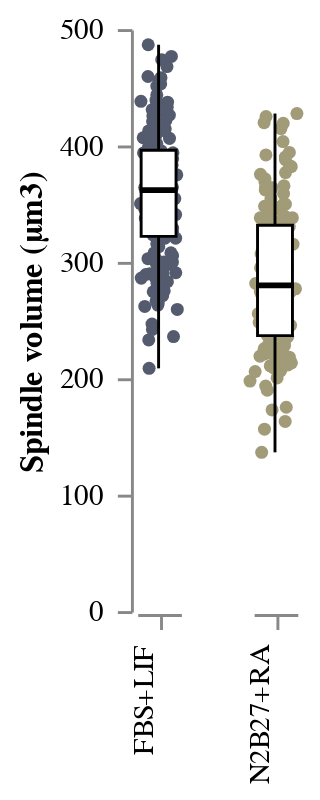

Notebook cell for this chart:
### Code cell
STRIP_Spindle_Volumes = stripbox(
    data = df, 
    x = "Condition:N", 
    y = "Spindle_Volume_um3", 
    y_title = "Spindle volume (µm3)",
    colour = "Condition:N"
)
STRIP_Spindle_Volumes

### Figure 1 — Vega-Lite specification as saved in the notebook (floating-point values rounded to 4 significant figures; data arrays with more than 128 entries replaced by an {"elided": "..."} marker saying what was removed)
{"config": {"view": {"continuousWidth": 400, "continuousHeight": 300, "stroke": "transparent", "strokeWidth": 0.5}, "axis": {"grid": true, "labelPadding": 5, "ticks": true}, "facet": {"spacing": 18}, "header": {"labelOrient": "bottom", "title": null}}, "data": {"name": "data-0b548c3b759890d51b049c991e8bf178"}, "facet": {"column": {"type": "nominal", "field": "Condition", "header": {"labelAlign": "right", "labelAngle": -90, "labelOrient": "bottom", "labelPadding": 5, "titleOrient": "top"}}}, "spec": {"layer": [{"mark": {"type": "circle", "opacity": 1, "size": 20}, "encoding": {"color": {"type": "nominal", "field": "Condition", "legend": null, "scale": {"scheme": "cividis"}}, "x": {"type": "quantitative", "axis": {"grid": false, "labels": false, "ticks": true, "values": [0]}, "field": "jitter", "title": null}, "y": {"type": "quantitative", "axis": {"grid": false, "labels": true, "ticks": true}, "field": "Spindle_Volume_um3", "title": "Spindle volume (µm3)"}}, "height": 200, "transform": [{"calculate": "(sqrt(-2 * log(random() / 2)) * cos(2 * PI * random() / 2))", "as": "jitter"}], "width": 15}, {"mark": {"type": "boxplot", "extent": "min-max", "size": 12}, "encoding": {"color": {"value": "white"}, "opacity": {"value": 1}, "stroke": {"value": "black"}, "y": {"type": "quantitative", "field": "Spindle_Volume_um3", "title": "Spindle volume (µm3)"}}, "height": 200, "width": 30}]}, "$schema": "https://vega.github.io/schema/vega-lite/v4.8.1.json", "datasets": {"data-0b548c3b759890d51b049c991e8bf178": {"elided": "317 records"}}}
